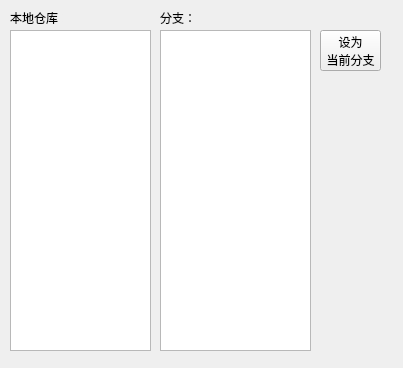
<?xml version="1.0" encoding="UTF-8"?>
<ui version="4.0">
 <class>LocalReposInfoClass</class>
 <widget class="QWidget" name="LocalReposInfoClass">
  <property name="geometry">
   <rect>
    <x>0</x>
    <y>0</y>
    <width>403</width>
    <height>368</height>
   </rect>
  </property>
  <property name="windowTitle">
   <string>LocalReposInfo</string>
  </property>
  <widget class="QLabel" name="label_2">
   <property name="geometry">
    <rect>
     <x>160</x>
     <y>10</y>
     <width>53</width>
     <height>15</height>
    </rect>
   </property>
   <property name="text">
    <string>分支：</string>
   </property>
  </widget>
  <widget class="QPushButton" name="setCurButton">
   <property name="geometry">
    <rect>
     <x>320</x>
     <y>30</y>
     <width>61</width>
     <height>41</height>
    </rect>
   </property>
   <property name="text">
    <string>设为
当前分支</string>
   </property>
  </widget>
  <widget class="QLabel" name="label">
   <property name="geometry">
    <rect>
     <x>10</x>
     <y>10</y>
     <width>53</width>
     <height>15</height>
    </rect>
   </property>
   <property name="text">
    <string>本地仓库：</string>
   </property>
  </widget>
  <widget class="QListWidget" name="branchList">
   <property name="geometry">
    <rect>
     <x>160</x>
     <y>30</y>
     <width>151</width>
     <height>321</height>
    </rect>
   </property>
  </widget>
  <widget class="QListWidget" name="localReposList">
   <property name="geometry">
    <rect>
     <x>10</x>
     <y>30</y>
     <width>141</width>
     <height>321</height>
    </rect>
   </property>
  </widget>
 </widget>
 <layoutdefault spacing="6" margin="11"/>
 <resources/>
 <connections/>
</ui>
